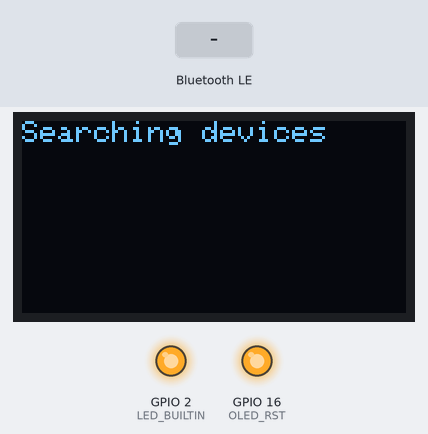
A sketch run on a simulated ESP32. Shown: 128×64 one-colour display, output pins drawn as LEDs (lit = HIGH). The inputs (shaded band) are chosen by the test bench. No radio packets arrive unless stated; nothing arrives over Bluetooth unless stated; a phone connects over Bluetooth LE 3 s after start; what the sketch prints to the serial monitor is not drawn.

Above: at 3.4 s.
3.5 s: Bluetooth LE write "1" received
At 10.2 s:
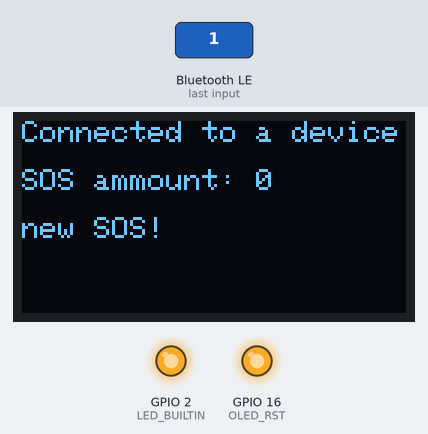
At 12.0 s:
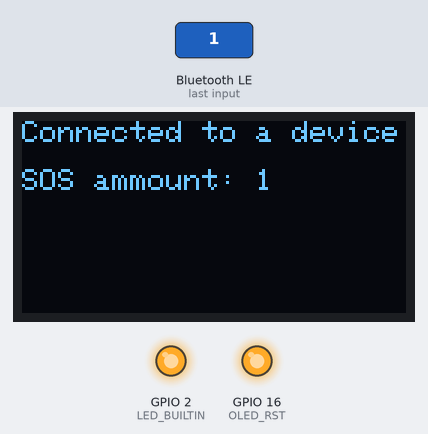
Timing chart, 0 to 12.2 s (numbered marks = the images above; inputs shaded):
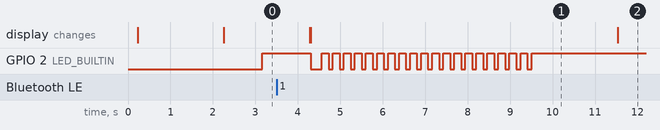

Measured:
- after the input at 3.5 s, GPIO 2 (LED_BUILTIN): HIGH → LOW after 0.80 s, then repeats every 0.26 s: HIGH 0.16 s, LOW 0.10 s, until it stays HIGH from 9.5 s; the display: first differs from a run without the input after 0.80 s (image 1)

The sketch:

ESP32_BLEandLoRa.ino
```cpp
/*

    Creted by: Sebas Pineda

    [BLE]
    Based on ESP32 BLE Arduino examples

    and

    [LORA]
    Based on https://randomnerdtutorials.com/esp32-lora-rfm95-transceiver-arduino-ide/

    and

    [OLED]
    Based on https://randomnerdtutorials.com/esp32-built-in-oled-ssd1306/
*/

// Include needed Libraries
#include <BLEDevice.h>
#include <BLEUtils.h>
#include <BLEServer.h>

#include <SPI.h>
#include <LoRa.h>

#include <Wire.h>
#include <Adafruit_GFX.h>
#include <Adafruit_SSD1306.h>


// Define RF Band to work (MHz)
#define BAND    433E6  //you can set band here directly,e.g. 868E6,915E6

// Define UUID, you can generate yours in https://www.uuidgenerator.net/
#define SERVICE_UUID        "86b3e5ce-e7ac-4f88-8973-8ede73f59094"
#define CHARACTERISTIC_UUID "f7c5104b-c698-42c9-8e76-aa421108805b"

// Define the pins used by the transceiver module
// Use GPIO notation, NOT Digital notation. I lost a day with this :'(
#define ss 18
#define rst 14
#define dio0 26
#define dio1 35
#define dio2 34

// Define OLED settings
#define SCREEN_WIDTH 128
#define SCREEN_HEIGHT 64
#define SCL 15
#define SDA 4
#define OLED_RST 16
#define OLED_ADD 0x3C   //Check OLED or board datasheet for this value
#define Rotation 2      // 180 degree rotation
Adafruit_SSD1306 display(SCREEN_WIDTH, SCREEN_HEIGHT, &Wire, OLED_RST);

String strMem = "";
int counter = 0;
#define msgToSend 20

// Define flags
static boolean deviceConnected = false;
bool newSOS = false;

// Define BLE Callbacks
// CallBack when the Characteristic is changed
class sosCallback: public BLECharacteristicCallbacks {
  virtual void onRead (BLECharacteristic *pCharacteristic){
    Serial.println("[BLE] onRead");
  }
  virtual void onWrite(BLECharacteristic* pCharacteristic){
    Serial.println("[BLE] onWrite");
    newSOS = true;
  }
};
// CallBack when the CellPhone start a connection
class MyServerCallbacks: public BLEServerCallbacks {
  void onConnect(BLEServer* pServer) {
    Serial.println("[BLE] device connected");
    deviceConnected = true;
    digitalWrite(LED_BUILTIN, HIGH);
  };
  void onDisconnect(BLEServer* pServer) {
    Serial.println("[BLE] device disconnected");
    deviceConnected = false;
    digitalWrite(LED_BUILTIN, LOW);
    BLEDevice::startAdvertising();
  }
};


// Function to add messages on display
void addThisOnDisplay(String str){
  strMem = strMem + "\n\n" + str;
  display.clearDisplay();
  #ifdef Rotation
    display.setRotation(Rotation);
  #endif
  display.setTextSize(1);      // Normal 1:1 pixel scale
  display.setTextColor(WHITE); // Draw white text
  display.setCursor(0, 0);     // Start at top-left corner
  display.println(strMem);
  display.display();
}
// Function to write messages on display (Clean display and strMem)
void writeThisOnDisplay(String str){
  strMem = str;
  display.clearDisplay();
  #ifdef Rotation
    display.setRotation(Rotation);
  #endif
  display.setTextSize(1);      // Normal 1:1 pixel scale
  display.setTextColor(WHITE); // Draw white text
  display.setCursor(0, 0);     // Start at top-left corner
  display.println(str);
  display.display();
}


void setup() {
  // Serial
  Serial.begin(115200);
  pinMode(LED_BUILTIN, OUTPUT);
  while (!Serial){
    Serial.println("[Serial] Serial not Working");
  }
  Serial.println("[Serial] Serial Initializing OK!");

  //OLED
  pinMode(OLED_RST,OUTPUT);
  digitalWrite(OLED_RST, LOW); // low to reset OLED
  delay(50);
  digitalWrite(OLED_RST, HIGH); // must be high to turn on OLED
  delay(50);
  Wire.begin(SDA, SCL);
  if(!display.begin(SSD1306_SWITCHCAPVCC, OLED_ADD, false, OLED_RST)) {
    Serial.println(F("SSD1306 allocation failed"));
    for(;;);
  }
  addThisOnDisplay("[OLED] OLED is OK!");
  Serial.println("[OLED] OLED Initializing OK!");

  // BLE
  BLEDevice::init("ESP32-SOS");
  BLEServer *pServer = BLEDevice::createServer();
  pServer->setCallbacks(new MyServerCallbacks());

  BLEService *pService = pServer->createService(SERVICE_UUID);

  BLECharacteristic *pCharacteristic = pService->createCharacteristic(
                                         CHARACTERISTIC_UUID,
                                         BLECharacteristic::PROPERTY_WRITE
                                       );
  pCharacteristic->setCallbacks(new sosCallback());

  pService->start();
  // BLEAdvertising *pAdvertising = pServer->getAdvertising();  // this still is working for backward compatibility
  BLEAdvertising *pAdvertising = BLEDevice::getAdvertising();
  pAdvertising->addServiceUUID(SERVICE_UUID);
  pAdvertising->setScanResponse(true);
  pAdvertising->setMinPreferred(0x06);  // functions that help with iPhone connections issue
  pAdvertising->setMinPreferred(0x12);
  BLEDevice::startAdvertising();
  Serial.println("[BLE] BLE Initializing OK!");
  addThisOnDisplay("[BLE] BLE is OK!");

  // LoRa
  //setup LoRa transceiver module
  LoRa.setPins(ss, rst, dio0);

  while (!LoRa.begin(BAND)) {
    Serial.println(".");
    delay(500);
  }
   // Change sync word (0xF3) to match the receiver
  // The sync word assures you don't get LoRa messages from other LoRa transceivers
  // ranges from 0-0xFF
  LoRa.setSyncWord(0xF3);
  Serial.println("[LoRa] LoRa Initializing OK!");
  addThisOnDisplay("[LoRa] LoRa is OK!");

  delay(2000);
}


void loop() {
  if (deviceConnected){
    writeThisOnDisplay("Connected to a device\n\nSOS ammount: "+ String(counter));

    if (newSOS) {
      counter++;
      addThisOnDisplay("new SOS!");
      Serial.println("[BLE] newSos = true");
      newSOS = false;
      digitalWrite(LED_BUILTIN, LOW);
      Serial.println("[LORA] Sending message with LoRa");
      for (int i = 0; i < msgToSend; i++) {
        LoRa.beginPacket();
        LoRa.print("[LoRa] SOS required");
        LoRa.endPacket();
        delay(100);
        digitalWrite(LED_BUILTIN, LOW);
        delay(100);
        digitalWrite(LED_BUILTIN, HIGH);
      }
      Serial.println("[LORA] Message sent");
    }
  }
  else {
    writeThisOnDisplay("Searching devices");
    counter = 0;
  }
  delay(2000);
}
```
